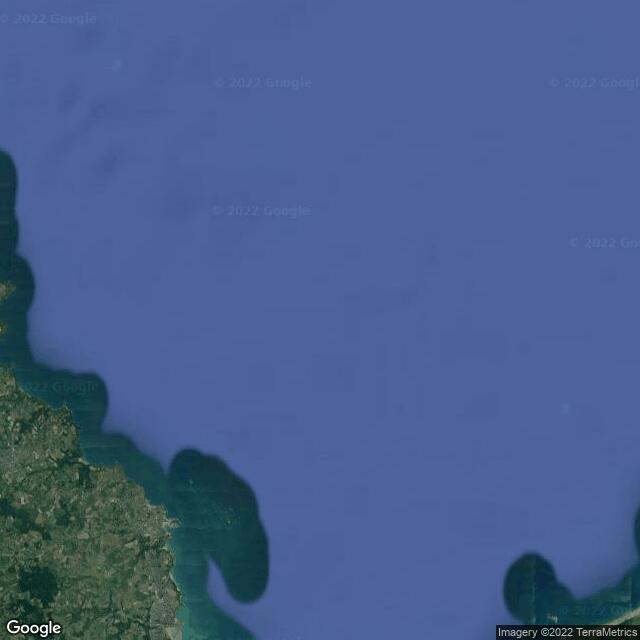
#> input picture images/england_48.74_-2.72.jpg, 640 x 640 px; its folder holds 4 pictures in this run
$ python build_image_grid.py
#> lines starting #> are read from the running program, lines starting #| are printed output that depends on the picture
from email.mime import base
import glob
import os
import logging
import re

import matplotlib
import matplotlib.pyplot as plot
import matplotlib.image as mpimg

matplotlib.use('TkAgg')

from os.path import normpath, basename

logging.basicConfig(level=logging.DEBUG)

image_name_extractor = re.compile(r"^(?P<country>\w+)_(?P<lat>[\d\.\-]+)_(?P<long>[\d\.\-]+)\.\w+$")

def build_image_grid(image_directory):
#> called with image_directory = './images/'
    image_wildcard_path = os.path.join(image_directory, "*")
    image_filepaths = glob.glob(image_wildcard_path)

    images = list()

    for filepath in image_filepaths:
        image_basename = basename(normpath(filepath))
        match = image_name_extractor.match(image_basename)

        if match is None:
            logging.warn(f"Failed to match on name {filepath}.")
            continue

        images.append({
            "country": match.group("country"),
            "latitude": float(match.group("lat")),
            "longitude": float(match.group("long")),
            "image": mpimg.imread(filepath)
        })

    longitudes = sorted(list({image.get("longitude") for image in images}))
    latitudes = sorted(list({image.get("latitude") for image in images}))

    _, axes = plot.subplots(len(latitudes), len(longitudes))

    for image in images:

        row = latitudes.index(image["latitude"])
        col = longitudes.index(image["longitude"])

        axes[row, col].imshow(image["image"])
        axes[row, col].axis("off")

    plot.show()
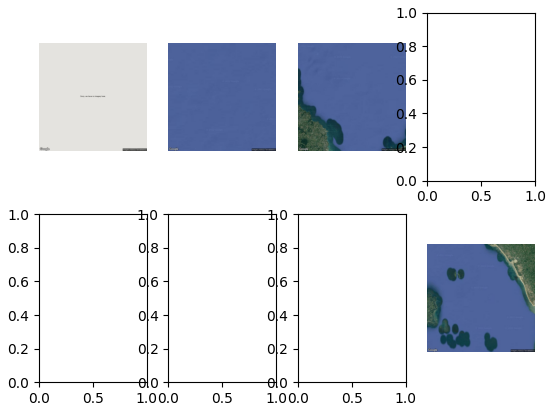
#> figure drawn by matplotlib, 4 panels

if __name__ == "__main__":

    build_image_grid("./images/")
